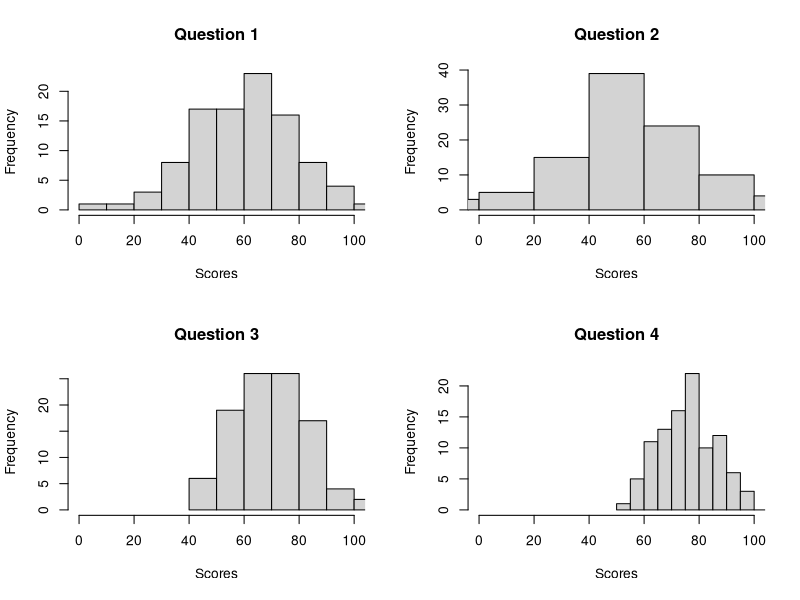
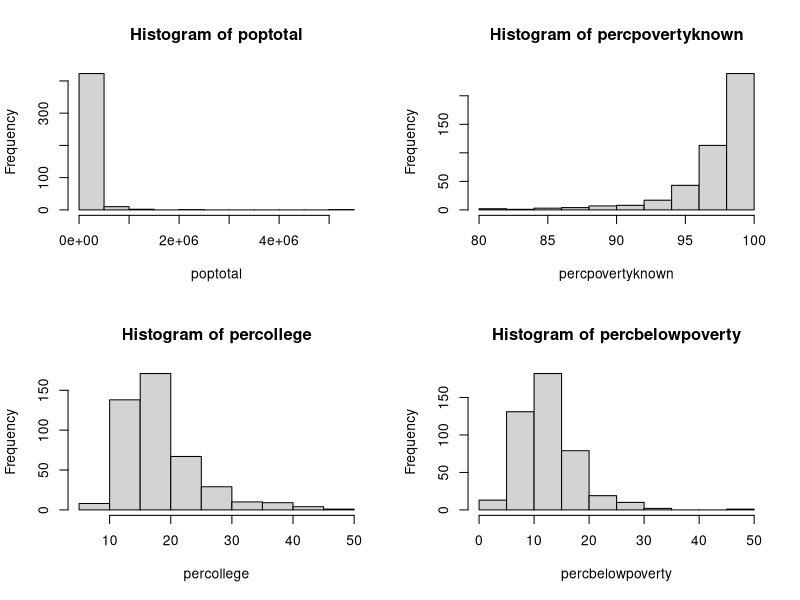

Here is the R script that generated these plots, in order:
## ---- chunk 1
library(tidyverse)
library(readxl)
#options(dplyr.summarise.inform = FALSE)
#knitr::opts_chunk$set(collapse = TRUE, comment = "#>", highlight = TRUE, fig.align="center")
## ---- chunk 2
for(value in c(1, 2, 3, 4, 5)) {
  print(value^2)
}
## ---- chunk 3
for (x in c(3, 6, 9)) {
  print(x)
}
## ---- chunk 4
for (z in c(5, 4, 3)) { 
  print(z/2)
}
## ---- chunk 5
c(5, 4, 3) / 2
## ---- chunk 6
values <- c(5, 4, 3)

for (i in 1:3) { 
  print(values[[i]]/2)
}
## ---- chunk 7
mean1 <- mean(rnorm(5))
mean2 <- mean(rnorm(10))
mean3 <- mean(rnorm(15))
mean4 <- mean(rnorm(20))
mean5 <- mean(rnorm(25000))

means <- c(mean1, mean2, mean3, mean4, mean5)
means
## ---- chunk 8
sample_sizes <- c(5, 10, 15, 20, 25000)
sample_means <- rep(0, length(sample_sizes))

for (i in seq_along(sample_sizes)) {
  sample_means[[i]] <- mean(rnorm(sample_sizes[[i]]))
}

sample_means
## ---- chunk 9
vec <- c("x", "y", "z")
1:length(vec)
seq_along(vec)
## ---- chunk 10
seq_along(NULL)
## ---- chunk 11
# equivalent to 1:0
1:length(NULL) 
## ---- chunk 12
sample_sizes <- c(5, 10, 15, 20, 25000)
1:length(sample_sizes)
seq_along(sample_sizes)
## ---- chunk 13
sample_sizes <- c(5, 10, 15, 20, 25000)
sample_means <- rep(0, length(sample_sizes))

for (i in seq_along(sample_sizes)) {
  sample_means[[i]] <- mean(rnorm(sample_sizes[[i]]))
}
## ---- chunk 14
sample_sizes <- c(5, 10, 15, 20, 25000)
sample_means <- rep(0, length(sample_sizes))

for (i in seq_along(sample_sizes)) {
  sample_means[[i]] <- mean(rnorm(sample_sizes[[i]]))
}

sample_means
## ---- chunk 15
sample_sizes <- c(5, 10, 15, 20, 25000)
sample_means <- rep(0, length(sample_sizes))

i <- 1
sample_means[[i]] <- mean(rnorm(sample_sizes[[i]]))
i <- 2
sample_means[[i]] <- mean(rnorm(sample_sizes[[i]]))
i <- 3
sample_means[[i]] <- mean(rnorm(sample_sizes[[i]]))
i <- 4
sample_means[[i]] <- mean(rnorm(sample_sizes[[i]]))
i <- 5
sample_means[[i]] <- mean(rnorm(sample_sizes[[i]]))


sample_means
## ---- chunk 16
n <- c(5, 10, 15, 20, 25000)
sample_means <- rep(0, length(n))

for (i in seq_along(n)) {
   print(mean(rnorm(n[[i]])))
}

sample_means
## ---- chunk 17
n <- c(5, 10, 15, 20, 25000)
sample_means <- rep(0, length(n))

for (i in seq_along(n)) {
  sample_means[[i]] <- mean(rnorm(n[[i]]))
}

sample_means
## ---- chunk 18
n <- c(5, 10, 15, 20, 25000)
sample_means <- rep(0, length(n))

for (i in seq_along(n)) {
 sample_means[[i]] <-  mean(rnorm(n[[1]]))
}

sample_means
## ---- chunk 19
for (i in seq_along(n)) {
  
  sample_means[[i]] <- mean(rnorm(n[[i]]))
  
  cat("mean of sample", i, "is", sample_means[[i]], 
      fill = TRUE)
}
## ---- chunk 20
for (i in seq_along(n)) {
  
  sample_means[[i]] <- mean(rnorm(n[[i]]))
  cat("mean of sample", i, "is", sample_means[[i]])
}
## ---- chunk 21
for (i in seq_along(n)) {
  
  sample_means[[i]] <- mean(rnorm(n[[i]]))
  cat("mean of sample", i, "is", sample_means[[i]], "\n")
}
## ---- chunk 22
names <- c("Sahil", "Kate", "Andrew")
cat("Our TA", names, "is great!", fill=TRUE)

# paste separates input with " " by default
# paste0 does no separation.
print(paste("Our TA", names, "is great!"))
## ---- chunk 23
a <- 7:11
b <- 8:12
out <- rep(0L, 5)

for (i in seq_along(a)) {
  out[[i]] <- a[[i]] + b[[i]]
}

out
## ---- chunk 24
a <- 7:11
b <- 8:12
out <- a + b

out
## ---- chunk 25
df <- tibble(a = rnorm(4), b = rnorm(4))
df
## ---- chunk 26
for (i in seq_along(df)) {
  cat("value of object", i, "=", df[[i]], "\n") 
}
## ---- chunk 27
# matrix is like a 2d atomic vector
set.seed(4)
df <- as_tibble(matrix(runif(40), ncol = 4))
names(df) <- c("a", "b", "c", "d")
head(df)
## ---- chunk 28
(df$a[1] - mean(df$a, na.rm=TRUE))/sd(df$a, na.rm=TRUE)
(df$a[2] - mean(df$a, na.rm=TRUE))/sd(df$a, na.rm=TRUE)
(df$a[3] - mean(df$a, na.rm=TRUE))/sd(df$a, na.rm=TRUE)
## ---- chunk 29
calc_z_score <- function(x, i, na.rm = TRUE) {
  (x[i] - mean(x, na.rm = na.rm)) / sd(x, na.rm = na.rm)
}

calc_z_score(df$a, 1)
calc_z_score(df$a, 2)
calc_z_score(df$a, 3)
## ---- chunk 30
calc_z_score <- function(x) {
  (x - mean(x, na.rm = TRUE)) / sd(x, na.rm = TRUE)
}

calc_z_score(df$a)
## ---- chunk 31
# we can use the old object
out_df <- df

# OR we can make an empty dataframe
out_df <- as_tibble(matrix(rep(NA, 40), ncol = ncol(df)))
names(out_df) <- names(df)

head(out_df)
## ---- chunk 32
out_df <- as_tibble(matrix(rep(0, 40), ncol = ncol(df)))
names(out_df) <- names(df)

for (i in seq_along(df)) {
  # modify values
  out_df[[i]] <- calc_z_score(df[[i]])
}
str(out_df)
## ---- chunk 33
for (i in seq_along(df)) {
  # modify values
  df[[i]] <- calc_z_score(df[[i]])
}
str(df)
## ---- chunk 34
# map_<output type>(.x, .f)
map(df, calc_z_score) %>% bind_cols() %>% head(4)

sapply(df, calc_z_score, simplify = FALSE) %>% 
  bind_cols() %>% head(4)
## ---- chunk 35
# dfc = data.frame columns
# map(df, calc_z_score) %>% bind_cols()
map_dfc(df, calc_z_score) %>% head()
## ---- chunk 36
sample_means <- map_dbl(c(1, 10, 100, 1000),
                        function(x) mean(rnorm(x)))
sample_means
## ---- chunk 37
sample_means <- sapply(c(1, 10, 100, 1000),
                        function(x) mean(rnorm(x)))
sample_means
## ---- chunk 38
examscores <- tibble(a = rnorm(100,60,20), 
                     b = rnorm(100,50,25), 
                     c = rnorm(100,70,15),
                     d = rnorm(100,75,10))
## ---- chunk 39
head(examscores)
## ---- chunk 40
# Set up a 2 x 2 plotting space
par(mfrow = c(2, 2))  

# Create the loop.vector (sequence)
each.question <- 1:4

for (i in each.question) { 
  
  # Plot histogram of each question
  hist(examscores[[i]],
       main = paste("Question", i),
       xlab = "Scores",
       xlim = c(0, 100))
}
## ---- chunk 41
# answer
# Set up a 2 x 2 plotting space
par(mfrow = c(2, 2))  

# Create the sequence
selected.column <- c("poptotal", "percpovertyknown", "percollege", "percbelowpoverty")

for (i in selected.column) { 
  
  # Plot histogram of each question
  hist(midwest[[i]],
       main = paste("Histogram of", i),
       xlab = i)
}
